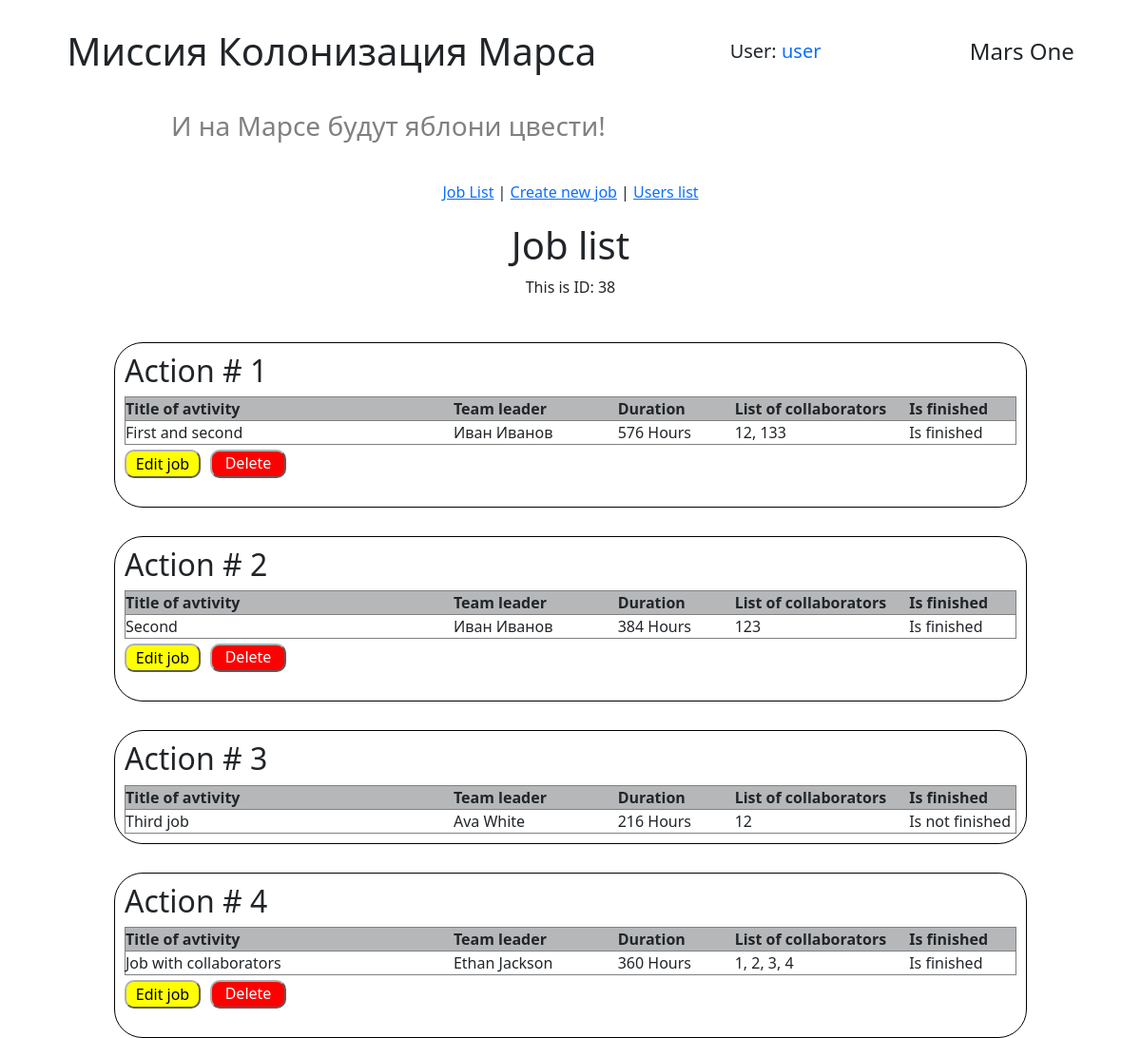
The page /jobs_list (signed in) on the database as committed earlier.
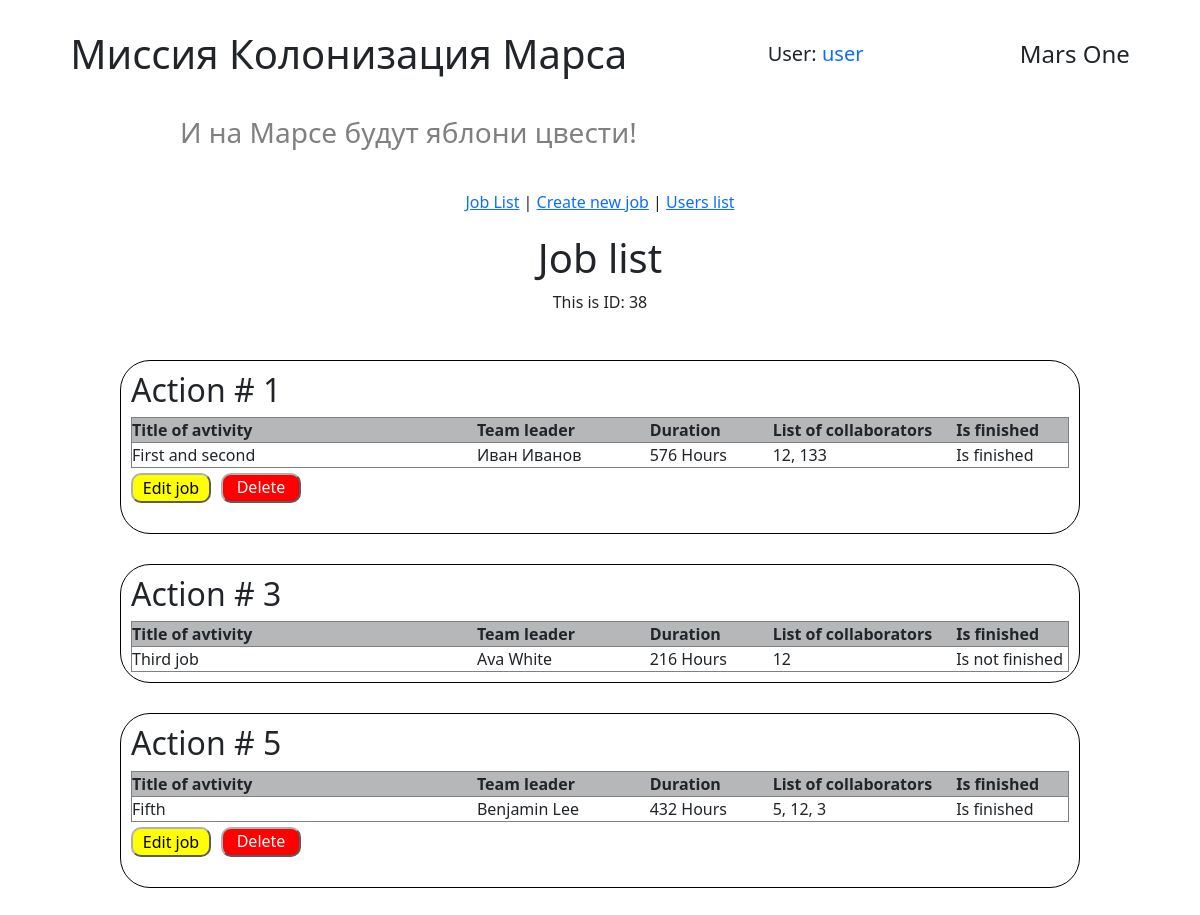
The same page on the database as committed later.
### data/jobs.py (models this page shows)
class Jobs(SqlAlchemyBase):
    __tablename__ = 'jobs'
    id = sqlalchemy.Column(sqlalchemy.Integer, primary_key=True,
                           autoincrement=True)
    author = sqlalchemy.Column(sqlalchemy.Integer,
                               ForeignKey('users.id'), nullable=False)
    team_leader = sqlalchemy.Column(sqlalchemy.Integer,
                                    ForeignKey('users.id'), nullable=False)
    job_title = sqlalchemy.Column(sqlalchemy.String, nullable=True)
    work_size = sqlalchemy.Column(sqlalchemy.Integer, nullable=False)
    collaborators = sqlalchemy.Column(sqlalchemy.String, nullable=True)
    start_date = sqlalchemy.Column(sqlalchemy.DateTime,
                                   default=datetime.datetime.now)
    end_date = sqlalchemy.Column(sqlalchemy.DateTime,
                                 default=datetime.datetime.now)
    is_finished = sqlalchemy.Column(sqlalchemy.Boolean, default=False)
    team_leader_user = relationship("User", backref='team_leader_jobs',
                                    foreign_keys=[team_leader])
    author_user = relationship("User", backref='author_jobs',
                               foreign_keys=[author])

### data/users.py (models this page shows, shortened)
class User(SqlAlchemyBase, UserMixin):
    __tablename__ = 'users'
    id = sqlalchemy.Column(sqlalchemy.Integer, primary_key=True, autoincrement=True)
    surname = sqlalchemy.Column(sqlalchemy.String, nullable=True)
    name = sqlalchemy.Column(sqlalchemy.String, nullable=True)
    age = sqlalchemy.Column(sqlalchemy.Integer, nullable=True)
    position = sqlalchemy.Column(sqlalchemy.String, nullable=True)
    speciality = sqlalchemy.Column(sqlalchemy.String, nullable=True)
    address = sqlalchemy.Column(sqlalchemy.String, nullable=True)
    email = sqlalchemy.Column(sqlalchemy.String, index=True, unique=True, nullable=True)
    hashed_password = sqlalchemy.Column(sqlalchemy.String, nullable=True)
    modified_date = sqlalchemy.Column(sqlalchemy.DateTime, default=datetime.datetime.now)
    news = orm.relationship("News", back_populates='user')

### handlers/work_with_jobs.py (the view)
@work_with_jobs_bp.route('/jobs_list')
@login_required
def get_jobs_list():
    db_ss = db_session.create_session()
    jobs = db_ss.query(Jobs).all()
    current_user_id = current_user.id
    message = get_flashed_messages()
    print(message)
    return render_template('jobs.html', jobs=jobs,
                           current_user_id=current_user_id,
                           message=message)

### data/db_session.py (called while the page is built)
def create_session() -> Session:
    global __factory
    return __factory()

### main.py (called while the page is built)
@login_manager.user_loader
def load_user(user_id):
    db_sess = db_session.create_session()
    return db_sess.query(User).get(user_id)

### templates/jobs.html (shortened to what this page needs)
{% extends "base.html" %}
{% block styles %}
    <link rel="stylesheet" href="{{ url_for('static', filename='css/job_list.css')}}">
{% endblock %}
{% block content %}
<h1>Job list</h1>
<p>This is ID: {{ current_user_id }}</p>
{% for job  in jobs %}
    <div class="action">
        <h2>Action # {{ job.id }} </h2>
        <table>
            <tr>
                <th width="200">Title of avtivity</th>
                <th width="100">Team leader</th>
                <th width="50">Duration</th>
                <th width="50">List of collaborators</th>
                <th width="50">Is finished</th>
            </tr>
            <tr>
                <td>{{ job.job_title }}</td>
                <td>{{ job.team_leader_user.name }} {{ job.team_leader_user.surname }}</td>
                <td>{{ job.work_size }} Hours</td>
                <td>{{ job.collaborators }}</td>
                {% if job.is_finished %}
                    <td>Is finished</td>
                {% else %}
                    <td>Is not finished</td>
                {% endif %}
            </tr>
        </table>
        {% if job.author_user.id == current_user_id or current_user_id == 1 %}
        <div class="buttons_block">
            <form action="{{ url_for('work_with_jobs.edit_job', job_id=job.id )}}" method="get">
                <button class="edit_job_btn" type="submit">Edit job</button>
            </form>
            <form action="{{ url_for('work_with_jobs.delete_job', job_id=job.id )}}" method="post">
                <button class="delete_job_btn" type="submit">Delete job</button>
            </form>
        </div>
        {% endif %}
    </div>
{% endfor %}
{% endblock %}

Rows that differ between the two databases and show on the page:
removed Jobs: id "2", job_title "Second", team_leader_user.name "Иван", team_leader_user.surname "Иванов", work_size "384", collaborators "123", is_finished "Is finished"
removed Jobs: id "4", job_title "Job with collaborators", team_leader_user.name "Ethan", team_leader_user.surname "Jackson", work_size "360", collaborators "1, 2, 3, 4", is_finished "Is finished"
added Jobs: id "5", job_title "Fifth", team_leader_user.name "Benjamin", team_leader_user.surname "Lee", work_size "432", collaborators "5, 12, 3", is_finished "Is finished"
